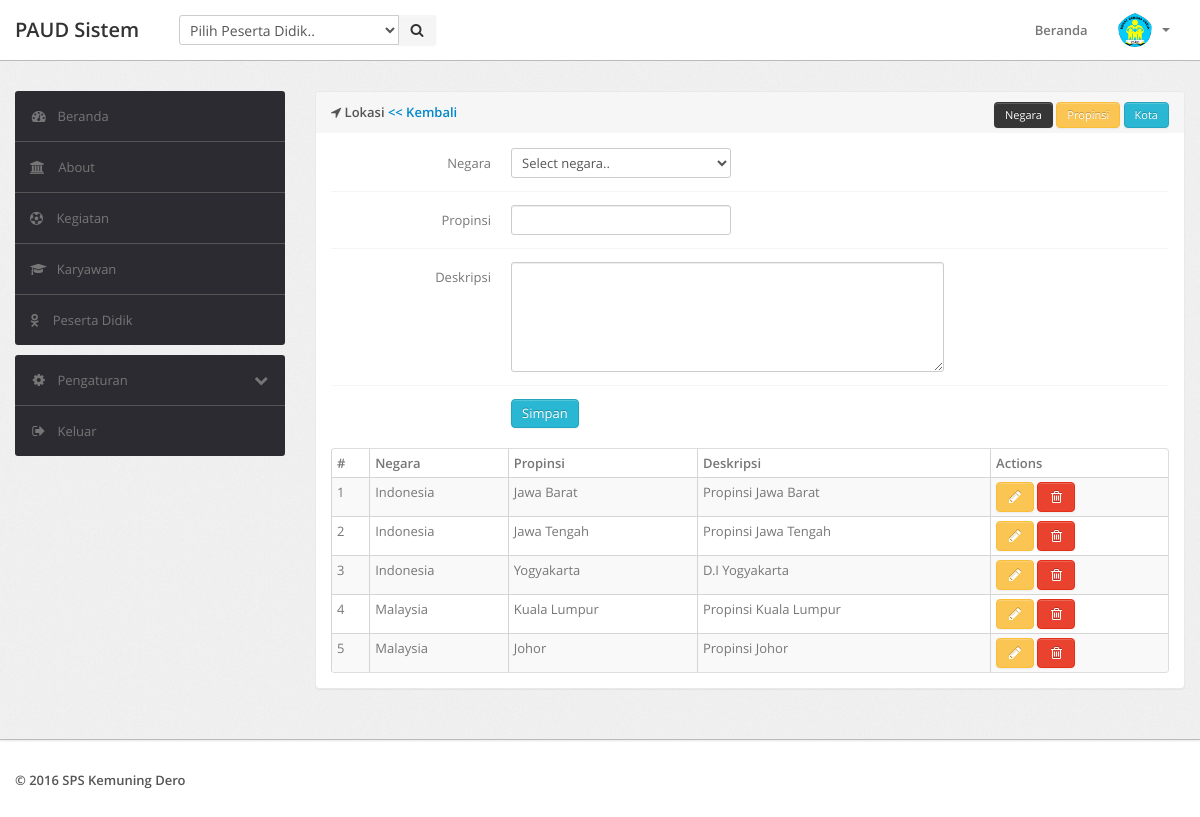
/propinsi.php (signed in), run on the app's committed database.
### tables this page shows
CREATE TABLE `tpropinsi` (
  `id` int(11) NOT NULL,
  `propinsi` varchar(50) NOT NULL,
  `deskripsi` varchar(255) NOT NULL,
  `negara_id` int(11) NOT NULL
);

CREATE TABLE `tnegara` (
  `id` int(11) NOT NULL,
  `negara` varchar(50) NOT NULL,
  `deskripsi` varchar(255) NOT NULL
);

### propinsi.php (the view, shortened to what this page needs)
<?php
if (isset($_SESSION['username']) && isset($_SESSION['password'])) {
    if ($_SESSION['level'] == 1 || $_SESSION['level'] == 2) {
        include "./include/header.php";
        ?>
        <div class="wrapper">
            <div class="container">
                <div class="row">
                    <?php include "./include/sidebar.php"; ?>
                    <div class="span9">
                        <div class="content">
                            <div class="module">
                                <div class="module-head">
                                    <b><i class="fa fa-location-arrow"></i> Lokasi <a href="lokasi.php"> << Kembali</a></b>
                                    <div class="row pull-right">
                                        <a href="negara.php" class="btn btn-mini btn-inverse">Negara</a>
                                        <a href="propinsi.php" class="btn btn-mini btn-warning">Propinsi</a>
                                        <a href="kota.php" class="btn btn-mini btn-info">Kota</a>
                                    </div>
                                </div>
                                <div class="module-body">
                                    <form class="form-horizontal row-fluid" method="post">
                                        <div class="control-group">
                                            <label class="control-label" for="basicinput">Negara</label>
                                            <div class="controls">
                                                <select tabindex="1" data-placeholder="Select here.." name="negara_id" required="">
                                                    <option value="">Select negara..</option>
                                                </select>
                                            </div>
                                        </div>
                                        <div class="control-group">
                                            <label class="control-label" for="basicinput">Propinsi</label>
                                            <div class="controls">
                                                <input type="text" name="propinsi" required="" value="<?php
                                                if (isset($_GET['editPropinsi'])) {
                                                    echo $getRowPropinsi['propinsi'];
                                                }
                                                ?>">
                                            </div>
                                        </div>
                                        <div class="control-group">
                                            <label class="control-label" for="basicinput">Deskripsi</label>
                                            <div class="controls">
                                                <textarea class="span8" rows="5" name="deskripsi" required=""><?php
                                                    ?></textarea>
                                            </div>
                                        </div>
                                        <div class="control-group">
                                            <div class="controls">
                                                <?php if (isset($_GET['editPropinsi'])) { ?>
                                                    <button type="submit" class="btn btn-success" name="updatePropinsi">Edit</button>
                                                    <a href="propinsi.php" class="btn btn-inverse">Batal</a>
                                                <?php } else { ?>
                                                    <button type="submit" class="btn btn-info" name="savePropinsi">Simpan</button>
                                                <?php } ?>
                                            </div>
                                        </div>
                                    </form>
                                    <br>
                                    <table class="table table-striped table-bordered table-condensed">
                                        <thead>
                                            <tr>
                                                <th>#</th>
                                                <th>Negara</th>
                                                <th>Propinsi</th>
                                                <th>Deskripsi</th>
                                                <th>Actions</th>
                                            </tr>
                                        </thead>
                                        <tbody>
                                            <?php
                                            $no = 1;
                                            $query = $mysqli->query("SELECT tpropinsi.id, tpropinsi.propinsi, tpropinsi.deskripsi, tnegara.negara FROM tpropinsi INNER JOIN tnegara ON tpropinsi.negara_id=tnegara.id");
                                            foreach ($query as $data) {
                                                ?>
                                                <tr>
                                                    <td><?php echo $no; ?></td>
                                                    <td><?php echo $data['negara']; ?></td>
                                                    <td><?php echo $data['propinsi']; ?></td>
                                                    <td><?php echo $data['deskripsi']; ?></td>
                                                    <td>
                                                        <a href="propinsi.php?editPropinsi=<?php echo $data['id']; ?>" class="btn btn-warning"><i class="icon-pencil"></i></a>
                                                        <a href="propinsi.php?deletePropinsi=<?php echo $data['id']; ?>" class="btn btn-danger" onclick="return confirm('Are you sure delete this data ?');"><i class="icon-trash"></i></a>
                                                    </td>
                                                </tr>
                                                <?php
                                                $no++;
                                            }
                                            ?>
                                        </tbody>
                                    </table>
                                </div>
                            </div>
                        </div>
                    </div>
                </div>
            </div>
        </div>
        <?php
        include "./include/footer.php";
    } else {
        echo "Sorry, Your not authorization !";
    }
} else {
    header("Location: login.php");
}
?>

### assets/css/theme.css (style rules this page uses)
body { font-size: 13px; font-family: 'Open Sans', Arial, sans-serif; background: #fff; color: #777 }
strong, b { color: #555 }
.wrapper { background: url(../images/bg.png) #eee; border-bottom: 1px solid #bbb; -webkit-box-shadow: 0 1px 2px rgba(0,0,0,0.1); -moz-box-shadow: 0 1px 2px rgba(0,0,0,0.1); box-shadow: 0 1px 2px rgba(0,0,0,0.1); padding: 30px 0 }
form { margin: 0 }
select, textarea, input[type="text"], input[type="password"], input[type="datetime"], input[type="datetime-local"], input[type="date"], input[type="month"], input[type="time"], input[type="week"], input[type="number"], input[type="email"], input[type="url"], input[type="search"], input[type="tel"], input[type="color"], .uneditable-input, label, input, button, select, textarea { -webkit-border-radius: 3px; -moz-border-radius: 3px; border-radius: 3px; font-size: 13px; font-family: 'Open Sans', Tahoma, Arial, sans-serif }
body [class^="icon-"], body [class*=" icon-"] { font-size: 14px; line-height: 20px; height: 20px }
.module { background: #fff; -webkit-border-radius: 3px; -moz-border-radius: 3px; border-radius: 3px; border: 1px solid #ccc; border-bottom-color: #bbb; -webkit-box-shadow: 0 0 1px rgba(0,0,0,0.2); -moz-box-shadow: 0 0 1px rgba(0,0,0,0.2); box-shadow: 0 0 1px rgba(0,0,0,0.2); margin-bottom: 30px }
.form-horizontal .control-group, .form-vertical .control-group { margin-bottom: 0 }
.form-horizontal .control-group+.control-group, .form-vertical .control-group+.control-group { margin-top: 13px; padding-top: 13px; border-top: 1px solid #f5f5f5 }
.btn, .btn-box { -webkit-border-radius: 3px; -moz-border-radius: 3px; border-radius: 3px }
.btn [class^="icon-"], .btn-box [class^="icon-"], .btn [class*=" icon-"], .btn-box [class*=" icon-"] { min-width: 16px; text-align: center; display: inline-block!important }
.btn { font-size: 13px; font-weight: 600 }
.btn.btn-mini, .btn.btn-small { font-size: 11px }
.btn { display: inline-block; margin-bottom: 0; font-weight: 400; text-align: center; vertical-align: middle; cursor: pointer; background-image: none; border: 1px solid transparent; white-space: nowrap; padding: 4px 10px; font-size: 13px; line-height: 1.42857; border-radius: 4px; -webkit-user-select: none; -moz-user-select: none; -ms-user-select: none; user-select: none }
.btn-info { color: #fff; background-color: #29b7d3; border-color: #25a4be }
.btn-warning { color: #fff; background-color: #fac552; border-color: #f9bd39 }
.btn-danger { color: #fff; background-color: #e9422e; border-color: #e52e18 }
.table { margin-bottom: 0 }
.table th, .table td { border-color: #d5d5d5!important }
.table-bordered thead:first-child tr:first-child>th:first-child, .table-bordered tbody:first-child tr:first-child>td:first-child { -webkit-border-top-left-radius: 2px; -moz-border-radius-topleft: 2px; border-top-left-radius: 2px }
.table-bordered thead:first-child tr:first-child>th:last-child, .table-bordered tbody:first-child tr:first-child>td:last-child { -webkit-border-top-right-radius: 2px; -moz-border-radius-topright: 2px; border-top-right-radius: 2px }
.table-bordered thead:last-child tr:last-child>th:first-child, .table-bordered tbody:last-child tr:last-child>td:first-child, .table-bordered tfoot:last-child tr:last-child>td:first-child { -webkit-border-bottom-left-radius: 2px; -moz-border-radius-bottomleft: 2px; border-bottom-left-radius: 2px }
.table-bordered thead:last-child tr:last-child>th:last-child, .table-bordered tbody:last-child tr:last-child>td:last-child, .table-bordered tfoot:last-child tr:last-child>td:last-child { -webkit-border-bottom-right-radius: 2px; -moz-border-radius-bottomright: 2px; border-bottom-right-radius: 2px }
.module { box-shadow: 0 0 3px rgba(0,0,0,.1); border-color: #e9e9e9; margin-bottom: 20px; background-color: #fff; border-radius: 4px; -webkit-box-shadow: 0 1px 1px rgba(0,0,0,.05); box-shadow: 0 1px 1px rgba(0,0,0,.05); }
.module-head { color: #767676; background-color: #f6f6f6; border-color: #e9e9e9; padding: 10px 15px; border-bottom: 1px solid transparent; border-top-right-radius: 3px; border-top-left-radius: 3px; }
.module-body { padding: 15px }

### data on the page
tpropinsi: tnegara.negara "Indonesia", propinsi "Jawa Barat", deskripsi "Propinsi Jawa Barat"
tpropinsi: tnegara.negara "Indonesia", propinsi "Jawa Tengah", deskripsi "Propinsi Jawa Tengah"
tpropinsi: tnegara.negara "Indonesia", propinsi "Yogyakarta", deskripsi "D.I Yogyakarta"
tpropinsi: tnegara.negara "Malaysia", propinsi "Kuala Lumpur", deskripsi "Propinsi Kuala Lumpur"
tpropinsi: tnegara.negara "Malaysia", propinsi "Johor", deskripsi "Propinsi Johor"
